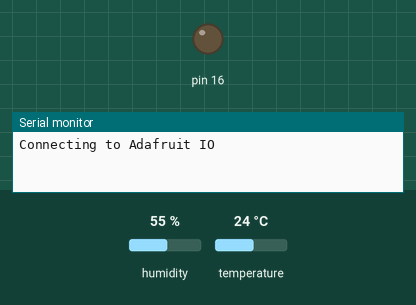
A sketch run on a simulated Arduino Uno, built for the host (arithmetic inside an expression is 32-bit, double 64-bit). Parts: output pins drawn as LEDs (lit = HIGH), the last lines printed to the serial monitor. Inputs (shaded band) come from the test bench; at power-on: humidity 55 %, temperature 24 °C.

Above: at 0.1 s.
At 1.7 s:
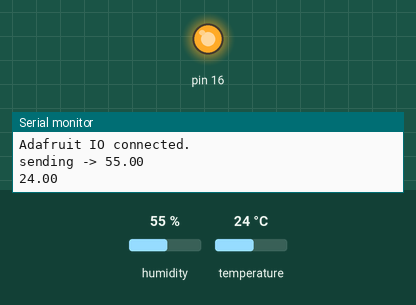
Timing chart, 0 to 3.2 s (numbered marks = the images above):
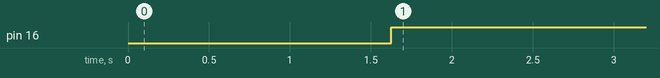

The sketch:

ESP_MQTT_ADAFRUIT.ino
```cpp
#include "config.h"

#include "DHT.h"

#define DHTPIN 2
/************************ Code Starts Here *******************************/
#define DHTTYPE DHT11
// this int will hold the current count for our sketch
int count = 0;

// set up the temperature feed
AdafruitIO_Feed *TEMP = io.feed("TEMP");
// set up the humidity feed
AdafruitIO_Feed *HUMID = io.feed("HUMID");
DHT dht(DHTPIN, DHTTYPE);

void setup() {

  // start the serial connection
  Serial.begin(115200);
  dht.begin();
pinMode(16,OUTPUT);
  // wait for serial monitor to open
  while(! Serial);

  Serial.print("Connecting to Adafruit IO");

  // connect to io.adafruit.com
  io.connect();

  // wait for a connection
  while(io.status() < AIO_CONNECTED) {
    Serial.print(".");
    delay(500);
  }

  // we are connected
  Serial.println();
  Serial.println(io.statusText());

}

void loop() {

  io.run();
  //read humidity
  float h = dht.readHumidity();
  // Read temperature as Celsius (the default)
  float t = dht.readTemperature();

   if (isnan(h) || isnan(t)) {
    Serial.println("Failed to read from DHT sensor!");
    return;
   }
   else
   {
     Serial.print("sending -> ");
     Serial.println(h);
     Serial.println(t);
     HUMID->save(h);
     TEMP->save(t);
     digitalWrite(16,1);
   }
  delay(3000);

}
```

config.h
```cpp
/************************ Adafruit IO Config *******************************/

#define IO_USERNAME    "user name of adfruit"
#define IO_KEY         "adafruit key"

/******************************* WIFI **************************************/

#define WIFI_SSID       "ssid"
#define WIFI_PASS       "password"

#include "AdafruitIO_WiFi.h"
AdafruitIO_WiFi io(IO_USERNAME, IO_KEY, WIFI_SSID, WIFI_PASS);
```

Measured:
- by itself, pin 16: LOW → HIGH at 1.6 s
